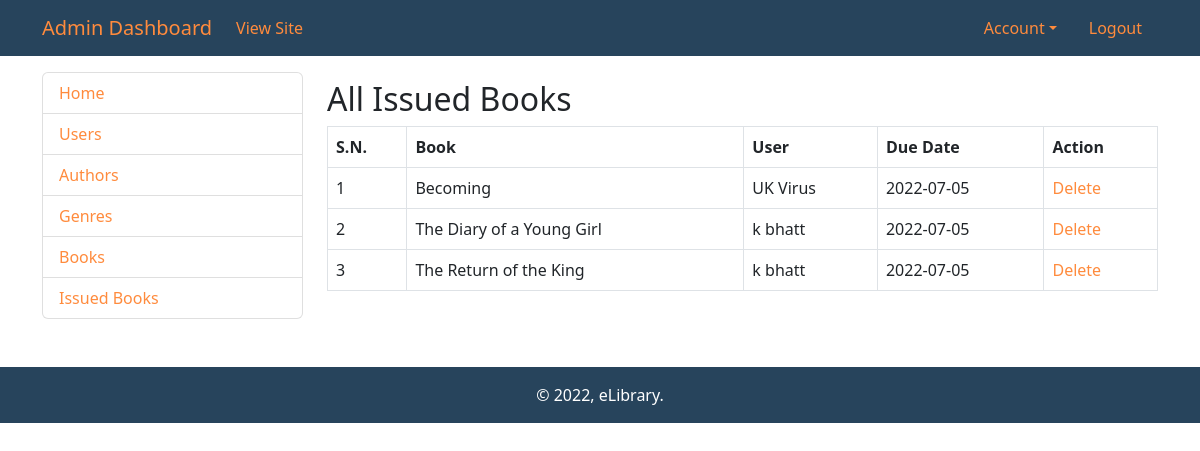
Screenshot of /admin/issued_books.php (signed in) with the database file from the repository.
### tables this page shows
CREATE TABLE `issued_books` (
  `id` int(11) NOT NULL,
  `book_id` int(11) NOT NULL,
  `user_id` int(11) NOT NULL,
  `issue_date` varchar(50) NOT NULL
);

CREATE TABLE `books` (
  `id` int(11) NOT NULL,
  `name` varchar(200) NOT NULL,
  `author_id` int(11) NOT NULL,
  `cat_id` int(11) NOT NULL,
  `year` varchar(4) NOT NULL,
  `description` text NOT NULL,
  `image` text NOT NULL,
  `pdf` text NOT NULL
);

CREATE TABLE `users` (
  `id` int(11) NOT NULL,
  `name` varchar(200) NOT NULL,
  `email` varchar(100) NOT NULL,
  `password` text NOT NULL,
  `mobile` varchar(13) NOT NULL,
  `address` text NOT NULL,
  `is_admin` int(11) NOT NULL
);

### admin/issued_books.php (the view, shortened to what this page needs)
<?php
include("includes/header.php");
include("includes/navbar.php");
include("includes/conn.php");
?>
<div class="container mt-3">
<div class="row">
<div class="col-3">
<?php include("includes/sidebar.php"); ?>
</div>
<div class="col-9">
	<div class="my-2 h2">
		All Issued Books
	</div>
	<table class="table table-bordered">
	<tr>
		<th>S.N.</th>
		<th>Book</th>
        <th>User</th>
        <th>Due Date</th>
        <th>Action</th>
	</tr>
	<?php
		$query = "SELECT
        books.name AS book_name,
        users.name AS user_name,
        issued_books.issue_date AS due_date,
        issued_books.id AS issue_id
        FROM issued_books
        JOIN books ON issued_books.book_id = books.id
        JOIN users ON issued_books.user_id = users.id;
		";
		$query_run = mysqli_query($conn, $query);
		$count = 1;
		while($row = mysqli_fetch_assoc($query_run)){
	?>
		<tr>
			<td><?php echo $count; ?></td>
            <td><?php echo $row['book_name']; ?></td>
            <td><?php echo $row['user_name']; ?></td>
            <td><?php
                if (date('Y-m-d') > $row['due_date']) {
					echo '<span class="text-danger">Expired!</span>';
				} else {
                    echo $row['due_date'];
                }
            ?></td>
			<td>
                <a href="?id=<?php echo $row['issue_id']; ?>">
                    Delete
                </a>
            </td>
		</tr>
	<?php
	$count += 1;
	}
	?>
</table>
</div>
</div>
</div>
<?php
include("includes/footer.php");
?>

### assets/css/main.css (style rules this page uses)
a { color: #FF8B3D !important; text-decoration: none !important; }

### rows the page displays
issued_books: book.name "Becoming", user.name "UK Virus", issue_date "2022-07-05"
issued_books: book.name "The Diary of a Young Girl", user.name "k bhatt", issue_date "2022-07-05"
issued_books: book.name "The Return of the King", user.name "k bhatt", issue_date "2022-07-05"
